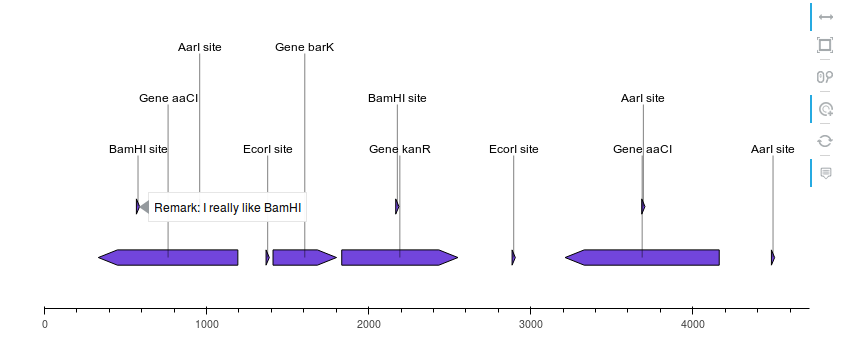

Python code for this plot:
"""Simple example with Bokeh output. Requires the Bokeh library installed.
"""

from dna_features_viewer import BiopythonTranslator
from bokeh.resources import CDN
from bokeh.embed import file_html

record = BiopythonTranslator().translate_record(record="example_sequence.gb")
plot = record.plot_with_bokeh(figure_width=8)

with open("plot_with_bokeh.html", "w+") as f:
    f.write(file_html(plot, CDN, "Example Sequence"))
